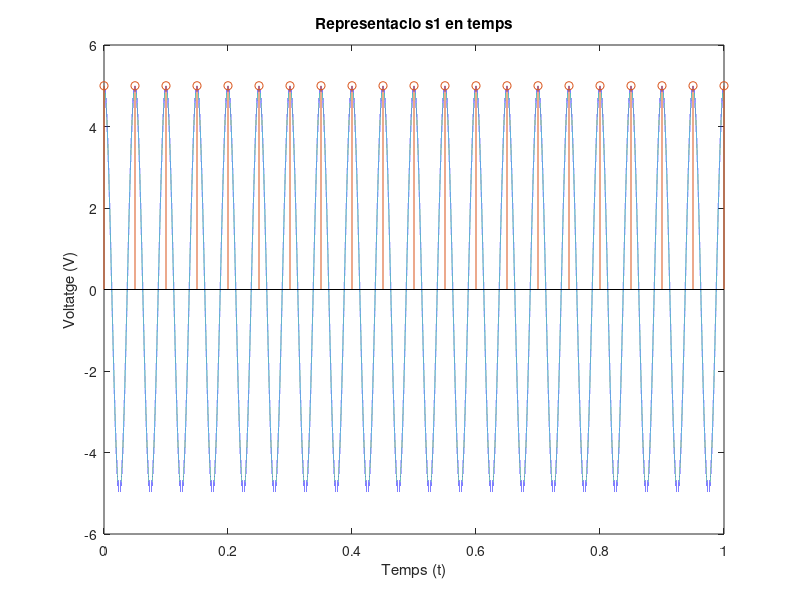
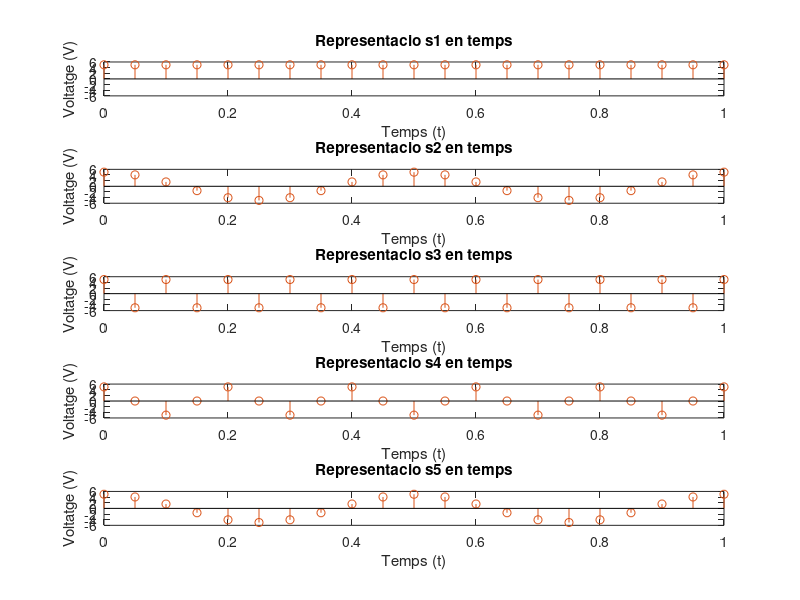

These figures' MATLAB source, in order:
%Practica 1 TDS 
% Valentine Jain i Jordi Vivas

%1. EFECTE DEL MOSTREIG I TEOREMA DE NYQUIST
clear all
close all
%Creació del senyal analògic

%a
Ts=1*10^-6;
t=[0:Ts:1];

f1=20;
A1=5;
s1= A1*cos(2*pi*f1*t);

figure(1)
subplot(1,1,1)
plot(t,s1)
xlabel('Temps (t)')
ylabel('Voltatge (V)')
title('Representacio s1 en temps')


%b
fs=20;
ts=1/fs;
n=[0:ts:1];

%c
sd = A1*cos(2*pi*f1*n);

%d
hold;
stem(n,sd);

%e

f2=18; 
f3=10;
f4=5;
f5=2;

s2= A1*cos(2*pi*f2*t);
s3= A1*cos(2*pi*f3*t);
s4= A1*cos(2*pi*f4*t);
s5= A1*cos(2*pi*f5*t);

%f
sd2 = A1*cos(2*pi*f2*n);
sd3 = A1*cos(2*pi*f3*n);
sd4 = A1*cos(2*pi*f4*n);
sd5 = A1*cos(2*pi*f5*n);

figure(2)
subplot(5,1,1)
plot(t,s1)
xlabel('Temps (t)')
ylabel('Voltatge (V)')
title('Representacio s1 en temps')
hold;
stem(n,sd);

figure(2)
subplot(5,1,2)
plot(t,s2)
xlabel('Temps (t)')
ylabel('Voltatge (V)')
title('Representacio s2 en temps')
hold;
stem(n,sd2);

figure(2)
subplot(5,1,3)
plot(t,s3)
xlabel('Temps (t)')
ylabel('Voltatge (V)')
title('Representacio s3 en temps')
hold;
stem(n,sd3);

figure(2)
subplot(5,1,4)
plot(t,s4)
xlabel('Temps (t)')
ylabel('Voltatge (V)')
title('Representacio s4 en temps')
hold;
stem(n,sd4);

figure(2)
subplot(5,1,5)
plot(t,s5)
xlabel('Temps (t)')
ylabel('Voltatge (V)')
title('Representacio s5 en temps')
hold;
stem(n,sd5);

%h
%No son iguals analogicament ja que la senyal s2 no compleix Nyquist en
%cavni la s5 si es per aixo que la senyal de mostreix coincideix

%i 
%Les ultimes 3 si es poden identificar ja que si segueixen Nyquist en 
%canvi les dos primeres no

%2 AVALUACIÓ DEL TEOREMA DE NYQUIST AMB SENYALS REALS D’AUDIO

%a 
load dancehalldays.mat

Fdan=40000;

disp("delmat 3")
senyal_delmat= downsample( dancehalldays , 3);

sound(senyal_delmat,Fdan/3)
pause(12);

disp("delmat 2")
senyal_delmat2= downsample( dancehalldays , 2);

sound(senyal_delmat2,Fdan/2)
pause(12);

disp("delmat 4")
senyal_delmat4= downsample( dancehalldays , 4);

sound(senyal_delmat4,Fdan/4)
pause(12);

disp("delmat 5")
senyal_delmat5= downsample( dancehalldays , 5);

sound(senyal_delmat5,Fdan/5)
pause(12);

disp("delmat 8")
senyal_delmat8= downsample( dancehalldays , 8);

sound(senyal_delmat8,Fdan/8)
pause(12);

%%
%d
load("somoselectricos.mat")

disp("Somos electricos")
sound(somoselectricos,Fdan)
pause(12);
%e

disp("delmat 2")
senyal_delmat2= downsample( somoselectricos , 2);

sound(senyal_delmat2,Fdan/2)
pause(12);

disp("delmat 4")
senyal_delmat4= downsample( somoselectricos , 4);

sound(senyal_delmat4,Fdan/4)
pause(12);

disp("delmat 5")
senyal_delmat5= downsample( somoselectricos , 5);

sound(senyal_delmat5,Fdan/5)
pause(12);

disp("delmat 8")
senyal_delmat8= downsample( somoselectricos , 8);

sound(senyal_delmat8,Fdan/8)
pause(12);

%%
%f g
disp("delmat 5 downsample")
sound(senyal_delmat5,Fdan/5)
pause(12);

disp("delmat 5 decimate")
senyal_delmat5 = decimate(somoselectricos,5);
sound(senyal_delmat5,Fdan/5)
pause(12);

%h
disp("delmat 8 downsample")
sound(senyal_delmat8,Fdan/8)
pause(12);

disp("delmat 8 decimate")
senyal_delmat8 = decimate(somoselectricos,8);
sound(senyal_delmat8,Fdan/8)
pause(12);

%i
%El factor dalmat te sentit fins a un punt ja que redueix la memoria
%necesaria pero hi ha un limit on la perdua de calitat ja es notable
%El Decimate es millor ja que elimines el soroll per tant el audio es mes
%nitid

%%
%3

%a
fs2=40000;
Ts2=1/fs2;
nd=[0:Ts2:1];

F1=1000;
F2=2000;
F4=4000;
F6=6000;
F9=9000;
F11=11000;
F14=14000;
F16=16000;
F18=18000;
F19=19000;

A=1;
%b
d1=A*cos(2*pi*F1*nd);
d2=A*cos(2*pi*F2*nd);
d4=A*cos(2*pi*F4*nd);
d6=A*cos(2*pi*F6*nd);
d9=A*cos(2*pi*F9*nd);
d11=A*cos(2*pi*F11*nd);
d14=A*cos(2*pi*F14*nd);
d16=A*cos(2*pi*F16*nd);
d18=A*cos(2*pi*F18*nd);
d19=A*cos(2*pi*F19*nd);

%c
disp("d1");
sound(d1,F1)
pause(2);

disp("d2");
sound(d2,F2)
pause(2);

disp("d4");
sound(d4,F4)
pause(2);

disp("d6");
sound(d6,F6)
pause(2);

disp("d9");
sound(d9,F9)
pause(2);

disp("d11");
sound(d11,F11)
pause(2);

disp("d14");
sound(d14,F14)
pause(2);

disp("d19");
sound(d19,F19)
pause(2);

%A partir de la d19
%%
fs3=20000;
Ts3=1/fs3;
nd2=[0:Ts3:1];

d1=A*cos(2*pi*F1*nd2);
d2=A*cos(2*pi*F2*nd2);
d4=A*cos(2*pi*F4*nd2);
d6=A*cos(2*pi*F6*nd2);
d9=A*cos(2*pi*F9*nd2);
d11=A*cos(2*pi*F11*nd2);
d14=A*cos(2*pi*F14*nd2);
d16=A*cos(2*pi*F16*nd2);
d18=A*cos(2*pi*F18*nd2);
d19=A*cos(2*pi*F19*nd2);
d20=A*cos(2*pi*20000*nd2);

%c
disp("d1");
sound(d1,F1)
pause(2);

disp("d2");
sound(d2,F2)
pause(2);

disp("d4");
sound(d4,F4)
pause(2);

disp("d6");
sound(d6,F6)
pause(2);

disp("d9");
sound(d9,F9)
pause(2);

disp("d11");
sound(d11,F11)
pause(2);

disp("d14");
sound(d14,F14)
pause(2);

disp("d19");
sound(d19,F19)
pause(2);

disp("d20");
sound(d20,20000)
pause(2);

%la d9 i la d11 sonen igual
